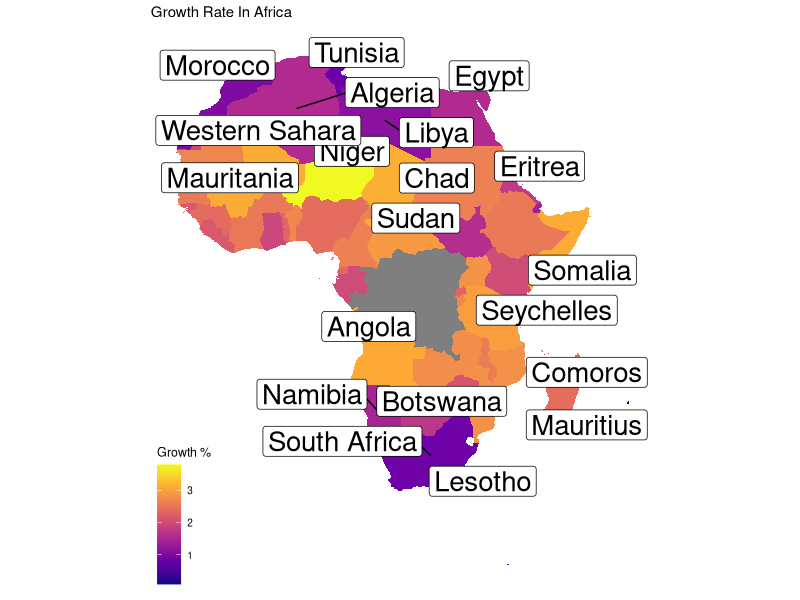
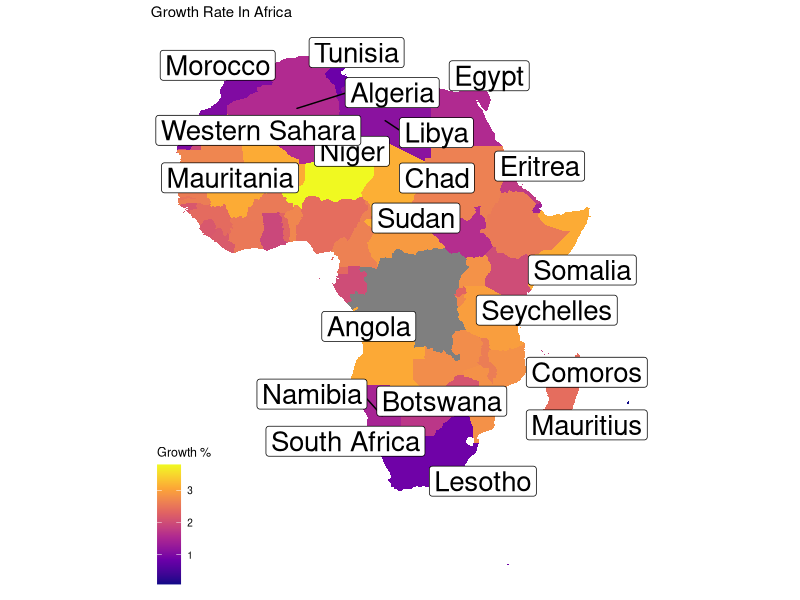

The R script that drew these images, in order:
# Load the necessary libraries
library(dplyr)
library(ggplot2)
library(tidyverse)
library(ggrepel)
library(ggthemes)

# Import the world_population.csv dataset
world_population <- read.csv("world_population_data.csv")

# Remove '%' from growth_rate column
world_population <- world_population %>%
  mutate(growth_rate = as.numeric(sub("%", "", growth_rate)))

# Create dataframe for world coordinates using map_data
world_coordinates <- map_data("world")

# Filter data for African countries
africa_map <- subset(world_coordinates, region %in% c(
  "Algeria", "Angola", "Benin", "Botswana", "Burkina Faso", "Burundi",
  "Cabo Verde", "Cameroon", "Central African Republic", "Chad", "Comoros",
  "Democratic Republic of the Congo", "Djibouti", "Egypt",
  "Equatorial Guinea", "Eritrea", "Eswatini", "Ethiopia", "Gabon",
  "Gambia", "Ghana", "Guinea",
  "Guinea-Bissau", "Ivory Coast", "Kenya", "Lesotho", "Liberia", "Libya",
  "Madagascar", "Malawi", "Mali", "Mauritania", "Mauritius", "Morocco",
  "Mozambique", "Namibia", "Niger", "Nigeria", "Republic of Congo",
  "Rwanda", "Sao Tome and Principe",
  "Senegal", "Seychelles", "Sierra Leone", "Somalia",
  "South Africa", "South Sudan",
  "Sudan", "Tanzania", "Togo", "Tunisia",
  "Uganda", "Western Sahara", "Zambia", "Zimbabwe"
)) %>%
  left_join(world_population, by = c("region" = "country"))

# Create label data for Africa
label_data <- africa_map %>%
  group_by(region) %>%
  filter(row_number() == 2) %>%
  mutate(
    region = ifelse(region == "Democratic Republic of the Congo", "DRC", region),
    long = ifelse(region == "Algeria", 2.6322, long),
    lat = ifelse(region == "Algeria", 28.1636, lat),
    long = ifelse(region == "Angola", 17.8739, long),
    lat = ifelse(region == "Angola", -11.2027, lat),
    long = ifelse(region == "Benin", 2.3158, long),
    lat = ifelse(region == "Benin", 9.3077, lat),
    long = ifelse(region == "Botswana", 24.6849, long),
    lat = ifelse(region == "Botswana", -22.3275, lat),
    long = ifelse(region == "Burkina Faso", -1.5616, long),
    lat = ifelse(region == "Burkina Faso", 12.6392, lat),
    long = ifelse(region == "Burundi", 29.9196, long),
    lat = ifelse(region == "Burundi", -3.3731, lat),
    long = ifelse(region == "Cabo Verde", -23.9812, long),
    lat = ifelse(region == "Cabo Verde", 15.9552, lat),
    long = ifelse(region == "Cameroon", 12.2776, long),
    lat = ifelse(region == "Cameroon", 5.9631, lat),
    long = ifelse(region == "Central African Republic", 20.9394, long),
    lat = ifelse(region == "Central African Republic", 6.6111, lat),
    long = ifelse(region == "Chad", 18.7322, long),
    lat = ifelse(region == "Chad", 15.4542, lat),
    long = ifelse(region == "Comoros", 43.8726, long),
    lat = ifelse(region == "Comoros", -11.8776, lat),
    long = ifelse(region == "DRC", 15.8277, long),
    lat = ifelse(region == "DRC", -0.2280, lat),
    long = ifelse(region == "Djibouti", 42.5903, long),
    lat = ifelse(region == "Djibouti", 11.8251, lat),
    long = ifelse(region == "Egypt", 31.2357, long),
    lat = ifelse(region == "Egypt", 30.0444, lat),
    long = ifelse(region == "Equatorial Guinea", 10.2679, long),
    lat = ifelse(region == "Equatorial Guinea", 1.6508, lat),
    long = ifelse(region == "Eritrea", 39.7823, long),
    lat = ifelse(region == "Eritrea", 15.1794, lat),
    long = ifelse(region == "Eswatini", 31.4659, long),
    lat = ifelse(region == "Eswatini", -26.5225, lat),
    long = ifelse(region == "Ethiopia", 39.7272, long),
    lat = ifelse(region == "Ethiopia", 9.1450, lat),
    long = ifelse(region == "Gabon", 11.6094, long),
    lat = ifelse(region == "Gabon", -0.8037, lat),
    long = ifelse(region == "Gambia", -15.3960, long),
    lat = ifelse(region == "Gambia", 13.4549, lat),
    long = ifelse(region == "Ghana", -1.0307, long),
    lat = ifelse(region == "Ghana", 7.9533, lat),
    long = ifelse(region == "Guinea", -10.9446, long),
    lat = ifelse(region == "Guinea", 11.2326, lat),
    long = ifelse(region == "Guinea-Bissau", -15.1804, long),
    lat = ifelse(region == "Guinea-Bissau", 11.8037, lat),
    long = ifelse(region == "Ivory Coast", -5.5436, long),
    lat = ifelse(region == "Ivory Coast", 7.5380, lat),
    long = ifelse(region == "Kenya", 37.8400, long),
    lat = ifelse(region == "Kenya", -1.286389, lat),
    long = ifelse(region == "Lesotho", 28.2420, long),
    lat = ifelse(region == "Lesotho", -29.5800, lat),
    long = ifelse(region == "Liberia", -9.4295, long),
    lat = ifelse(region == "Liberia", 6.4281, lat),
    long = ifelse(region == "Libya", 17.2283, long),
    lat = ifelse(region == "Libya", 26.3351, lat),
    long = ifelse(region == "Madagascar", 46.8691, long),
    lat = ifelse(region == "Madagascar", -18.7669, lat),
    long = ifelse(region == "Malawi", 34.3015, long),
    lat = ifelse(region == "Malawi", -13.2543, lat),
    long = ifelse(region == "Mali", -3.9962, long),
    lat = ifelse(region == "Mali", 17.5707, lat),
    long = ifelse(region == "Mauritania", -10.9408, long),
    lat = ifelse(region == "Mauritania", 20.3484, lat),
    long = ifelse(region == "Mauritius", 57.5522, long),
    lat = ifelse(region == "Mauritius", -20.3484, lat),
    long = ifelse(region == "Morocco", -7.0926, long),
    lat = ifelse(region == "Morocco", 31.7917, lat),
    long = ifelse(region == "Mozambique", 35.5296, long),
    lat = ifelse(region == "Mozambique", -18.6657, lat),
    long = ifelse(region == "Namibia", 17.0818, long),
    lat = ifelse(region == "Namibia", -22.5609, lat),
    long = ifelse(region == "Niger", 8.2245, long),
    lat = ifelse(region == "Niger", 17.6078, lat),
    long = ifelse(region == "Nigeria", 8.6753, long),
    lat = ifelse(region == "Nigeria", 9.0820, lat),
    long = ifelse(region == "Republic of Congo", 15.8277, long),
    lat = ifelse(region == "Republic of Congo", -0.2280, lat),
    long = ifelse(region == "Rwanda", 29.8739, long),
    lat = ifelse(region == "Rwanda", -1.9403, lat),
    long = ifelse(region == "Sao Tome and Principe", 6.6131, long),
    lat = ifelse(region == "Sao Tome and Principe", 0.1864, lat),
    long = ifelse(region == "Senegal", -14.4524, long),
    lat = ifelse(region == "Senegal", 14.4974, lat),
    long = ifelse(region == "Seychelles", 55.4915, long),
    lat = ifelse(region == "Seychelles", -4.6796, lat),
    long = ifelse(region == "Sierra Leone", -11.7799, long),
    lat = ifelse(region == "Sierra Leone", 8.4606, lat),
    long = ifelse(region == "Somalia", 46.8253, long),
    lat = ifelse(region == "Somalia", 5.1521, lat),
    long = ifelse(region == "South Africa", 25.0839, long),
    lat = ifelse(region == "South Africa", -29.0000, lat),
    long = ifelse(region == "South Sudan", 31.3872, long),
    lat = ifelse(region == "South Sudan", 6.8770, lat),
    long = ifelse(region == "Sudan", 30.8025, long),
    lat = ifelse(region == "Sudan", 12.8628, lat),
    long = ifelse(region == "Tanzania", 34.8888, long),
    lat = ifelse(region == "Tanzania", -6.369028, lat),
    long = ifelse(region == "Togo", 0.8248, long),
    lat = ifelse(region == "Togo", 8.6195, lat),
    long = ifelse(region == "Tunisia", 9.5375, long),
    lat = ifelse(region == "Tunisia", 33.8869, lat),
    long = ifelse(region == "Uganda", 32.2903, long),
    lat = ifelse(region == "Uganda", 1.3733, lat),
    long = ifelse(region == "Western Sahara", -13.1215, long),
    lat = ifelse(region == "Western Sahara", 24.2155, lat),
    long = ifelse(region == "Zambia", 27.8493, long),
    lat = ifelse(region == "Zambia", -13.1339, lat),
    long = ifelse(region == "Zimbabwe", 29.1549, long),
    lat = ifelse(region == "Zimbabwe", -19.0154, lat)
  )



# Create a geom_polygon plot using ggplot2
print(ggplot(africa_map) +
  geom_polygon(aes(long, lat, group = group, fill = growth_rate)) +
  coord_quickmap() +
  scale_fill_viridis_c(option = "plasma") +

  # Add labels to the plot
  labs(fill = "Growth %") +
  ggtitle("Growth Rate In Africa") +

  # Use geom_label_repel for Africa labels
  geom_label_repel(
    data = label_data, aes(x = long, y = lat, label = region),
    size = 7, max.overlaps = 7
  ) +

  # Use map theme from ggthemes library
  theme_map())

# Save the plot as a file
ggsave("africa_plot.jpg", dpi = 300)
